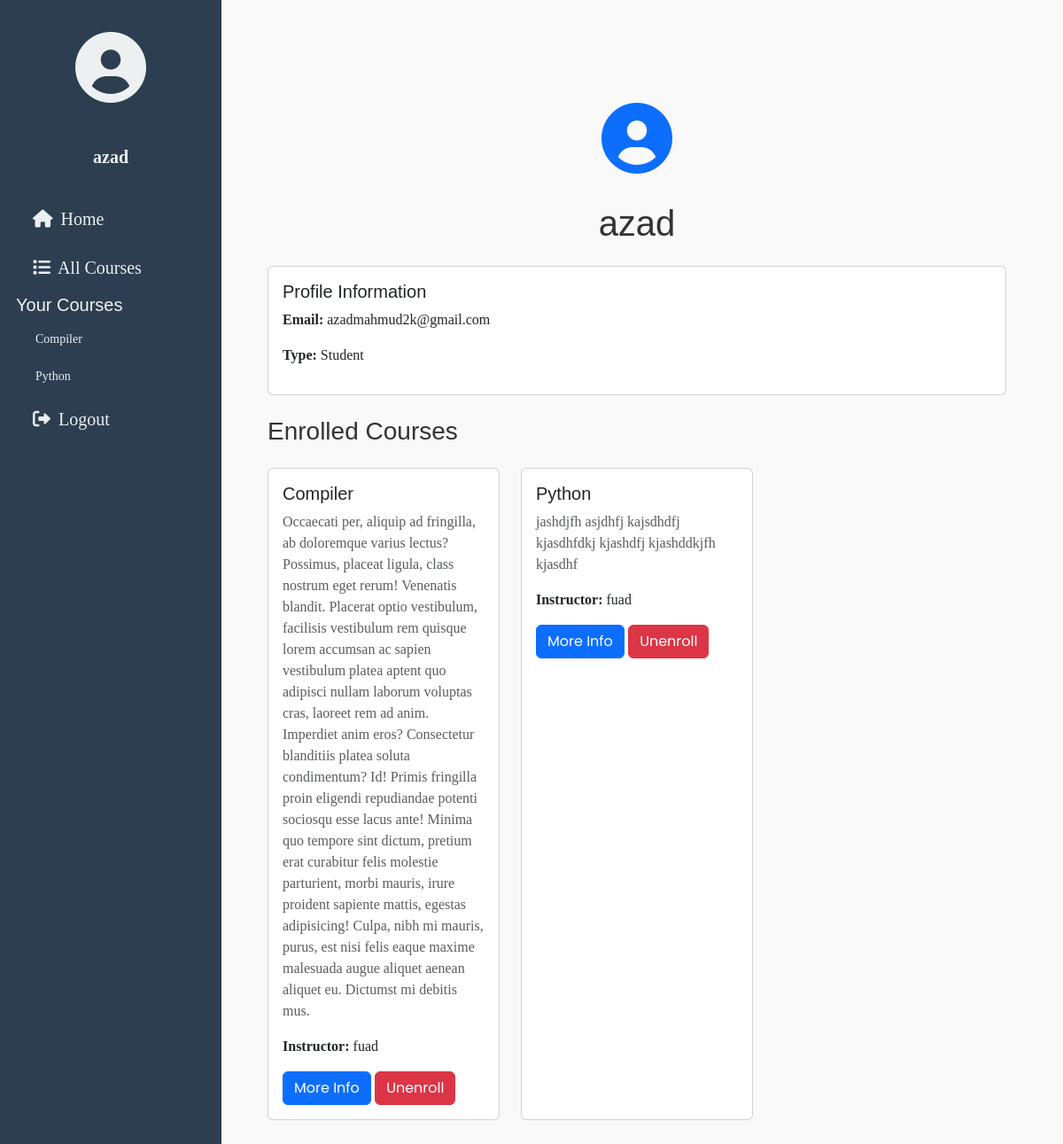
The page /user_profile/7/ (signed in) on the database its author committed.
### users/models.py (models this page shows)
class User(auth.models.AbstractUser):
    USER_TYPE_CHOICES = (
        (1, 'Student'),
        (2, 'Teacher')
    )
    user_type = models.PositiveIntegerField(choices=USER_TYPE_CHOICES, default=1)

### courses/models.py (models this page shows, shortened)
class Course(models.Model):
    course_name = models.CharField(max_length=200)
    course_description = models.TextField()
    teacher = models.ForeignKey(User, related_name="course", on_delete=models.CASCADE)
    students = models.ManyToManyField(User, through='Enrollment', related_name="student_course")
    def __str__(self):
        return str(self.course_name)
    class Meta:
        ordering = ['course_name']

### django_lms/views.py (the view)
class UserProfile(LoginRequiredMixin, generic.ListView):
    model = Course
    template_name = 'user_profile.html'

### courses/context_processors.py (called while the page is built)
def courses_processor(request):
    course = Course.objects.all()
    return {'list_courses': course}

### templates/user_profile.html (shortened to what this page needs)
{% extends 'base.html' %} {% block title %}LMS - Profile{% endblock title %} {%
{% block body_content %}
<div class="container py-5">
  {% if user.is_authenticated %}
  <div class="text-center mb-4">
    <i class="fa fa-user-circle fa-5x text-primary"></i>
    <h1 class="mt-3">{{ user.username }}</h1>
  </div>
  <div class="card mb-4">
    <div class="card-body">
      <h5 class="card-title">Profile Information</h5>
      <p><strong>Email:</strong> {{ user.email }}</p>
      <p>
        <strong>Type:</strong>
        {% if user.user_type == 1 %} Student {% else %} Teacher {% endif %}
      </p>
    </div>
  </div>
  {% if user.user_type == 2 %}
  <h3 class="mb-4">Your Courses</h3>
  <div class="row g-4">
    {% for course in course_list %} {% if course.teacher.id == user.id %}
    <div class="col-md-6 col-lg-4">
      <div class="card h-100">
        <div class="card-body">
          <h5 class="card-title">{{ course.course_name }}</h5>
          <p class="card-text text-muted">{{ course.course_description }}</p>
          <p><strong>Students:</strong> {{ course.students.count }}</p>
          <a
            href="{% url 'courses:detail' pk=course.pk %}"
            class="btn btn-primary"
            >More Info</a
          >
        </div>
      </div>
    </div>
    {% endif %} {% empty %}
    <div class="alert alert-warning">You have not created any courses yet.</div>
    {% endfor %}
  </div>
  {% elif user.user_type == 1 %}
  <h3 class="mb-4">Enrolled Courses</h3>
  <div class="row g-4">
    {% for course in course_list %} {% if user in course.students.all %}
    <div class="col-md-6 col-lg-4">
      <div class="card h-100">
        <div class="card-body">
          <h5 class="card-title">{{ course.course_name }}</h5>
          <p class="card-text text-muted">{{ course.course_description }}</p>
          <p><strong>Instructor:</strong> {{ course.teacher }}</p>
          <a
            href="{% url 'courses:detail' pk=course.pk %}"
            class="btn btn-primary"
            >More Info</a
          >
          <a
            href="{% url 'courses:unenroll' pk=course.pk %}"
            class="btn btn-danger"
            >Unenroll</a
          >
        </div>
      </div>
    </div>
    {% endif %} {% empty %}
    <div class="alert alert-warning">
      You have not enrolled in any courses yet.
    </div>
    {% endfor %}
  </div>
  {% endif %} {% else %}
  <div class="alert alert-danger">You cannot access this profile.</div>
  {% endif %}
</div>
{% endblock body_content %}

### templates/base.html (shortened to what this page needs)
{% load static %}
<html lang="en">
  <head>
    <link
      href="https://cdn.jsdelivr.net/npm/bootstrap@5.3.0-alpha3/dist/css/bootstrap.min.css"
      rel="stylesheet"
    />
    <link
      rel="stylesheet"
      href="https://cdnjs.cloudflare.com/ajax/libs/font-awesome/6.0.0-beta3/css/all.min.css"
    />
    <link rel="stylesheet" href="{% static 'django_lms/css/master.css' %}" />
  </head>
  <body>
    <div class="sidenav">
      <div class="side-items">
        <div class="side-element">
          <i class="fa-solid fa-circle-user fa-5x"></i>
        </div>
        {% if user.is_authenticated %}
        <a href="{% url 'profile' pk=user.pk %}" class="sidemenu side-element">
          <strong>{{ user }}</strong>
        </a>
        <a href="{% url 'home' %}"><i class="fas fa-home"></i> Home</a>
        <a href="{% url 'courses:list' %}"
          ><i class="fas fa-list"></i> All Courses</a
        >
        {% if user.user_type == 1 %}
        <h5 class="sidemenu">Your Courses</h5>
        {% for course in list_courses %} {% if user in course.students.all %}
        <div class="course-item">
          <a href="{% url 'courses:detail' pk=course.pk %}">{{ course }}</a>
        </div>
        {% endif %} {% endfor %} {% endif %}
        <a href="{% url 'users:logout' %}" class="sidemenu">
          <i class="fas fa-sign-out-alt"></i> Logout
        </a>
        {% endif %}
      </div>
    </div>
    <div class="content">
      {% block body_content %} {% endblock body_content %}
    </div>
  </body>
</html>

### static/django_lms/css/master.css (style rules this page uses)
.sidenav { height: 100%; width: 20%; position: fixed; z-index: 1; top: 0; left: 0; background-color: #111; overflow-x: hidden; padding-top: 20px; }
h1, h2, h3, h4, h5, h6 { font-family: 'DM Sans', sans-serif; }
p, a { font-family: 'Raleway', 'sans-serif'; }
.sidenav a { padding: 6px 8px 6px 16px; text-decoration: none; font-size: 20px; color: #999999; display: block; }
.content { margin-top: 2em; margin-left: 22%; margin-bottom: 2em; margin-right: 2em; }
.sidemenu { display: block; color: #f4f4f4; }
.side-element { text-align: center; }
i { margin: 0.2em; }
.side-items { margin-left: 0.5em; margin-right: 0.5em; }
.course-item a { font-size: 18px; }

### templates/base.html (style rules this page uses)
body { font-family: "Poppins", sans-serif; background-color: #f9f9f9; color: #333; }
.sidenav { background-color: #2c3e50; color: white; min-height: 100vh; padding: 20px 10px; position: fixed; width: 250px; }
.sidenav a { color: #ecf0f1; text-decoration: none; display: block; padding: 10px 15px; margin: 5px 0; border-radius: 5px; transition: background-color 0.3s ease; }
.sidenav .side-element { text-align: center; margin-bottom: 20px; }
.sidenav .side-element i { color: #ecf0f1; }
.content { margin-left: 270px; padding: 20px; }
.course-item a { color: #ecf0f1; font-size: 14px; margin-left: 10px; display: block; padding: 8px 12px; }

### rows shown on the page
User: username "azad", email "azadmahmud2k@gmail.com"
Course: course_name "Compiler", course_description "Occaecati per, aliquip ad fringilla, ab doloremque varius lectus? Possimus, placeat ligula, class nostrum eget rerum! Venenatis blandit. Placerat optio vestibulum, facilisis vestibulum rem quisque lorem accumsan ac sapien vestibulum platea aptent quo adipisci nullam laborum voluptas cras, laoreet rem ad anim. Imperdiet anim eros? Consectetur blanditiis platea soluta condimentum? Id! Primis fringilla proin eligendi repudiandae potenti sociosqu esse lacus ante! Minima quo tempore sint dictum, pretium erat curabitur felis molestie parturient, morbi mauris, irure proident sapiente mattis, egestas adipisicing! Culpa, nibh mi mauris, purus, est nisi felis eaque maxime malesuada augue aliquet…", teacher "fuad"
Course: course_name "Python", course_description "jashdjfh asjdhfj kajsdhdfj kjasdhfdkj kjashdfj kjashddkjfh kjasdhf", teacher "fuad"
